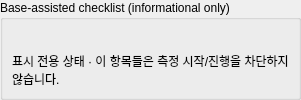
        <widget class="QGroupBox" name="checklist_group">
          <property name="minimumSize">
            <size>
              <width>0</width>
              <height>0</height>
            </size>
          </property>
          <property name="maximumSize">
            <size>
              <width>16777215</width>
              <height>16777215</height>
            </size>
          </property>
          <property name="title">
            <string>Base-assisted checklist (informational only)</string>
          </property>
          <layout class="QGridLayout" name="layout68" columnstretch="0,0">
            <property name="leftMargin">
              <number>9</number>
            </property>
            <property name="topMargin">
              <number>9</number>
            </property>
            <property name="rightMargin">
              <number>9</number>
            </property>
            <property name="bottomMargin">
              <number>9</number>
            </property>
            <property name="spacing">
              <number>6</number>
            </property>
            <item row="0" column="0" rowspan="1" colspan="1">
              <widget class="QWidget" name="checklist_values_base_coordinate">
                <property name="engineeringLabel" stdset="0">
                  <string>1. Base coordinate confirmed</string>
                </property>
                <layout class="QVBoxLayout" name="checklist_values_base_coordinate_layout">
                  <property name="leftMargin">
                    <number>0</number>
                  </property>
                  <property name="topMargin">
                    <number>0</number>
                  </property>
                  <property name="rightMargin">
                    <number>0</number>
                  </property>
                  <property name="bottomMargin">
                    <number>0</number>
                  </property>
                </layout>
              </widget>
            </item>
            <item row="0" column="1" rowspan="1" colspan="1">
              <widget class="QWidget" name="checklist_values_base_rtcm">
                <property name="engineeringLabel" stdset="0">
                  <string>2. Base RTCM output</string>
                </property>
                <layout class="QVBoxLayout" name="checklist_values_base_rtcm_layout">
                  <property name="leftMargin">
                    <number>0</number>
                  </property>
                  <property name="topMargin">
                    <number>0</number>
                  </property>
                  <property name="rightMargin">
                    <number>0</number>
                  </property>
                  <property name="bottomMargin">
                    <number>0</number>
                  </property>
                </layout>
              </widget>
            </item>
            <item row="1" column="0" rowspan="1" colspan="1">
              <widget class="QWidget" name="checklist_values_left_fixed">
                <property name="engineeringLabel" stdset="0">
                  <string>3. Left Rover RTK Fixed</string>
                </property>
                <layout class="QVBoxLayout" name="checklist_values_left_fixed_layout">
                  <property name="leftMargin">
                    <number>0</number>
                  </property>
                  <property name="topMargin">
                    <number>0</number>
                  </property>
                  <property name="rightMargin">
                    <number>0</number>
                  </property>
                  <property name="bottomMargin">
                    <number>0</number>
                  </property>
                </layout>
              </widget>
            </item>
            <item row="1" column="1" rowspan="1" colspan="1">
              <widget class="QWidget" name="checklist_values_right_fixed">
                <property name="engineeringLabel" stdset="0">
                  <string>4. Right Rover RTK Fixed</string>
                </property>
                <layout class="QVBoxLayout" name="checklist_values_right_fixed_layout">
                  <property name="leftMargin">
                    <number>0</number>
                  </property>
                  <property name="topMargin">
                    <number>0</number>
                  </property>
                  <property name="rightMargin">
                    <number>0</number>
                  </property>
                  <property name="bottomMargin">
                    <number>0</number>
                  </property>
                </layout>
              </widget>
            </item>
            <item row="2" column="0" rowspan="1" colspan="1">
              <widget class="QWidget" name="checklist_values_stabilized">
                <property name="engineeringLabel" stdset="0">
                  <string>5. L/R Fixed stabilized</string>
                </property>
                <layout class="QVBoxLayout" name="checklist_values_stabilized_layout">
                  <property name="leftMargin">
                    <number>0</number>
                  </property>
                  <property name="topMargin">
                    <number>0</number>
                  </property>
                  <property name="rightMargin">
                    <number>0</number>
                  </property>
                  <property name="bottomMargin">
                    <number>0</number>
                  </property>
                </layout>
              </widget>
            </item>
            <item row="2" column="1" rowspan="1" colspan="1">
              <widget class="QWidget" name="checklist_values_rtcm_complete">
                <property name="engineeringLabel" stdset="0">
                  <string>6. RTCM 관측치(MSM) 포함</string>
                </property>
                <layout class="QVBoxLayout" name="checklist_values_rtcm_complete_layout">
                  <property name="leftMargin">
                    <number>0</number>
                  </property>
                  <property name="topMargin">
                    <number>0</number>
                  </property>
                  <property name="rightMargin">
                    <number>0</number>
                  </property>
                  <property name="bottomMargin">
                    <number>0</number>
                  </property>
                </layout>
              </widget>
            </item>
            <item row="3" column="0" rowspan="1" colspan="2">
              <widget class="QLabel" name="widget75">
                <property name="minimumSize">
                  <size>
                    <width>0</width>
                    <height>0</height>
                  </size>
                </property>
                <property name="maximumSize">
                  <size>
                    <width>16777215</width>
                    <height>16777215</height>
                  </size>
                </property>
                <property name="text">
                  <string>표시 전용 상태 · 이 항목들은 측정 시작/진행을 차단하지 않습니다.</string>
                </property>
                <property name="wordWrap">
                  <bool>true</bool>
                </property>
                <property name="alignment">
                  <set>Qt::AlignLeft|Qt::AlignVCenter</set>
                </property>
                <property name="textInteractionFlags">
                  <set>Qt::LinksAccessibleByMouse</set>
                </property>
                <property name="legacyObjectName" stdset="0">
                  <string>statusStrip</string>
                </property>
              </widget>
            </item>
          </layout>
        </widget>
